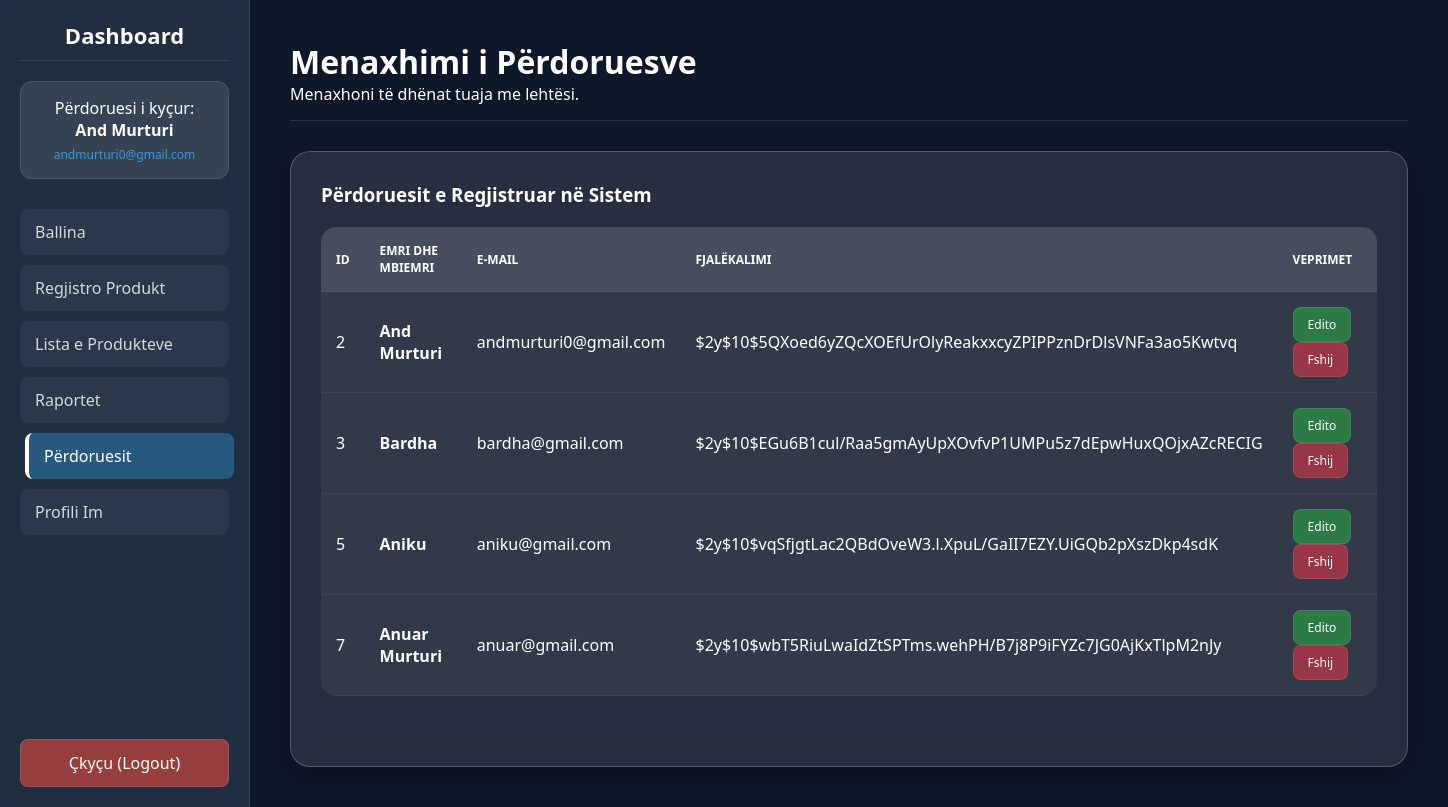
/dashboard.php?view=profile (signed in), run on the app's committed database.
### tables this page shows
CREATE TABLE `users` (
  `id` int(11) NOT NULL,
  `name` varchar(100) NOT NULL,
  `email` varchar(100) NOT NULL,
  `password` varchar(255) NOT NULL
);

### dashboard.php (the view, shortened to what this page needs)
<?php
$user_name = isset($_SESSION['user_name']) ? $_SESSION['user_name'] : "Përdorues";
$user_email = isset($_SESSION['user_email']) ? $_SESSION['user_email'] : "Email nuk u gjet";
$view = isset($_GET['view']) ? $_GET['view'] : 'home';
$user_query = "SELECT id, name, email, password FROM users ORDER BY id ASC";
$user_list_result = mysqli_query($conn, $user_query);
?>
<!DOCTYPE html>
<html lang="sq">
<head>
    <link rel="stylesheet" href="dashboard.css">
</head>
<body>
    <div class="sidebar">
        <h2>Dashboard</h2>
        <div class="user-info">
            <p>Përdoruesi i kyçur:</p>
            <strong><?php echo htmlspecialchars($user_name); ?></strong>
            <small><?php echo htmlspecialchars($user_email); ?></small>
        </div>
        <ul class="menu-list">
            <li><a href="dashboard.php?view=home" class="<?php echo $view == 'home' ? 'active' : ''; ?>">Ballina</a></li>
            <li><a href="dashboard.php?view=add" class="<?php echo $view == 'add' ? 'active' : ''; ?>">Regjistro Produkt</a></li>
            <li><a href="dashboard.php?view=list" class="<?php echo $view == 'list' ? 'active' : ''; ?>">Lista e Produkteve</a></li>
            <li><a href="dashboard.php?view=reports" class="<?php echo $view == 'reports' ? 'active' : ''; ?>">Raportet</a></li>
            <li><a href="dashboard.php?view=profile" class="<?php echo $view == 'profile' ? 'active' : ''; ?>">Përdoruesit</a></li>
            <li><a href="dashboard.php?view=my_profile" class="<?php echo $view == 'my_profile' ? 'active' : ''; ?>">Profili Im</a></li>
        </ul>
        <a href="logout.php" class="logout-btn">Çkyçu (Logout)</a>
    </div>
    <div class="main-content">
        <div class="header">
            <h1>
                <?php
                    if($view == 'add') echo "Regjistro Produkt të Ri";
                    elseif($view == 'list') echo "Lista e Produkteve";
                    elseif($view == 'reports') echo "Raportet Statistikore";
                    elseif($view == 'profile') echo "Menaxhimi i Përdoruesve";
                    elseif($view == 'my_profile') echo "Profili Im";
                    else echo "Mirë se erdhe, " . htmlspecialchars($user_name) . "!";
                ?>
            </h1>
            <p>
                <?php
                    if($view == 'home') echo "Ky është paneli i menaxhimit të sistemit tuaj.";
                    else echo "Menaxhoni të dhënat tuaja me lehtësi.";
                ?>
            </p>
        </div>
        <div class="content-body">
            <?php if($view == 'profile'): ?>
                <div class="section-container">
                    <h3>Përdoruesit e Regjistruar në Sistem</h3>
                    <table class="product-table">
                        <thead>
                            <tr>
                                <th>ID</th>
                                <th>Emri dhe Mbiemri</th>
                                <th>E-mail</th>
                                <th>Fjalëkalimi</th>
                                <th>Veprimet</th>
                            </tr>
                        </thead>
                        <tbody>
                            <?php if(mysqli_num_rows($user_list_result) > 0): ?>
                                <?php while($u = mysqli_fetch_assoc($user_list_result)): ?>
                                    <tr id="user-row-<?php echo $u['id']; ?>">
                                        <td><?php echo $u['id']; ?></td>
                                        <td class="u-name"><strong><?php echo htmlspecialchars($u['name']); ?></strong></td>
                                        <td class="u-email"><?php echo htmlspecialchars($u['email']); ?></td>
                                        <td class="pass-cell" title="<?php echo $u['password']; ?>"><?php echo $u['password']; ?></td>
                                        <td>
                                            <button onclick="editUser(<?php echo $u['id']; ?>)" class="action-btn edit-btn" id="user-btn-edit-<?php echo $u['id']; ?>">Edito</button>
                                            <button onclick="confirmDelete(<?php echo $u['id']; ?>, 'user')" class="action-btn delete-btn">Fshij</button>
                                        </td>
                                    </tr>
                                <?php endwhile; ?>
                            <?php else: ?>
                                <tr><td colspan="5" style="text-align:center;">Nuk ka përdorues të regjistruar.</td></tr>
                            <?php endif; ?>
                        </tbody>
                    </table>
                </div>
            <?php endif; ?>
        </div>
    </div>
</body>
</html>

### dashboard.css (style rules this page uses)
* { margin: 0; padding: 0; box-sizing: border-box; font-family: 'Segoe UI', Tahoma, Geneva, Verdana, sans-serif; }
body { display: flex; min-height: 100vh; background: #0f172a; background-attachment: fixed; color: #fff; }
.sidebar { width: 250px; background: rgba(44, 62, 80, 0.6); backdrop-filter: blur(12px); -webkit-backdrop-filter: blur(12px); color: white; display: flex; flex-direction: column; padding: 20px; position: fixed; height: 100%; border-right: 1px solid rgba(255, 255, 255, 0.1); z-index: 1000; }
.sidebar h2 { text-align: center; margin-bottom: 20px; padding-bottom: 10px; border-bottom: 1px solid rgba(255, 255, 255, 0.1); font-size: 22px; }
.user-info { text-align: center; margin-bottom: 30px; padding: 15px; background: rgba(255, 255, 255, 0.1); border: 1px solid rgba(255, 255, 255, 0.1); border-radius: 12px; }
.user-info strong { display: block; font-size: 16px; color: #ffffff; }
.user-info small { display: block; font-size: 12px; color: #3498db; margin-top: 5px; word-break: break-all; }
.menu-list { list-style: none; flex-grow: 1; }
.menu-list li { margin-bottom: 10px; }
.menu-list a { text-decoration: none; color: rgba(255, 255, 255, 0.8); display: block; padding: 12px 15px; border-radius: 8px; transition: all 0.3s; background: rgba(255, 255, 255, 0.05); }
.menu-list a:hover, .menu-list a.active { background: rgba(52, 152, 219, 0.4); color: #fff; transform: translateX(5px); border-left: 4px solid #fff; }
.logout-btn { background: rgba(231, 76, 60, 0.6); color: white; text-decoration: none; text-align: center; padding: 12px; border-radius: 8px; margin-top: auto; transition: all 0.3s; border: 1px solid rgba(255, 255, 255, 0.1); }
.main-content { margin-left: 250px; flex-grow: 1; padding: 40px; }
.header { margin-bottom: 30px; border-bottom: 1px solid rgba(255, 255, 255, 0.1); padding-bottom: 15px; }
.header h1 { color: #fff; font-size: 32px; }
.content-body { background: rgba(255, 255, 255, 0.1); backdrop-filter: blur(15px); padding: 30px; border: 1px solid rgba(255, 255, 255, 0.2); border-radius: 20px; box-shadow: 0 8px 32px 0 rgba(0, 0, 0, 0.3); }
.section-container { margin-bottom: 40px; }
.action-btn { padding: 8px 14px; border-radius: 8px; color: white; font-size: 12px; cursor: pointer; border: 1px solid rgba(255, 255, 255, 0.1); transition: all 0.3s; text-decoration: none; margin-right: 5px; }
.edit-btn { background-color: rgba(40, 167, 69, 0.6); }
.delete-btn { background-color: rgba(220, 53, 69, 0.6); }
.product-table { width: 100%; border-collapse: separate; border-spacing: 0; margin-top: 20px; background: rgba(255, 255, 255, 0.05); border-radius: 15px; overflow: hidden; }
.product-table th, .product-table td { padding: 15px; text-align: left; border-bottom: 1px solid rgba(255, 255, 255, 0.05); }
.product-table th { background: rgba(255, 255, 255, 0.1); color: #fff; font-size: 12px; text-transform: uppercase; }

### data on the page
users: id "2", name "And Murturi", email "andmurturi0@gmail.com", password "$2y$10$5QXoed6yZQcXOEfUrOlyReakxxcyZPIPPznDrDlsVNFa3ao5Kwtvq"
users: id "3", name "Bardha", email "bardha@gmail.com", password "$2y$10$EGu6B1cul/Raa5gmAyUpXOvfvP1UMPu5z7dEpwHuxQOjxAZcRECIG"
users: id "5", name "Aniku", email "aniku@gmail.com", password "$2y$10$vqSfjgtLac2QBdOveW3.l.XpuL/GaII7EZY.UiGQb2pXszDkp4sdK"
users: id "7", name "Anuar Murturi", email "anuar@gmail.com", password "$2y$10$wbT5RiuLwaIdZtSPTms.wehPH/B7j8P9iFYZc7JG0AjKxTlpM2nJy"

### other printed values
$user_name "And Murturi"
$user_email "andmurturi0@gmail.com"
